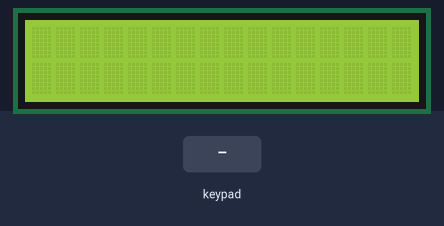
Simulated run of this sketch. Board: Arduino Uno, built with avr-gcc and run on an emulated ATmega328P. Shown: 16×2 character LCD. Inputs (shaded band) come from the test bench.

Above: at 1.2 s.
1.3 s: key 'U' pressed
At 2.0 s:
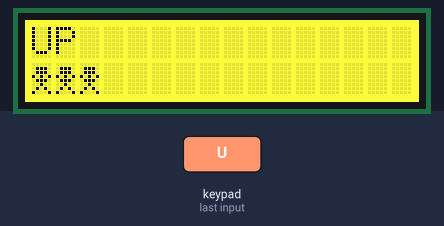
2.8 s: key 'D' pressed
At 3.1 s:
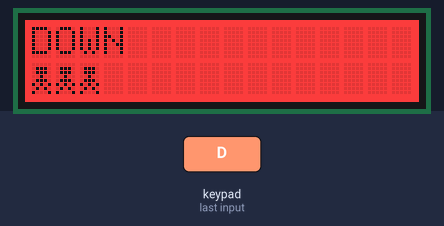
4.3 s: key 'L' pressed
At 5.5 s:
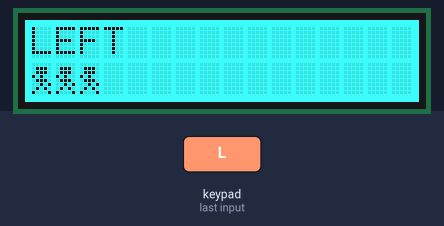
5.8 s: key 'R' pressed
At 6.7 s:
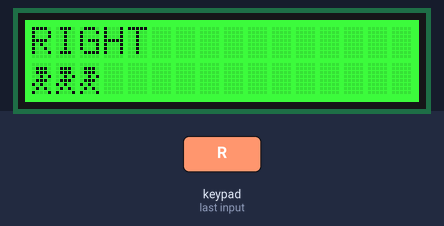
7.3 s: key 'S' pressed
At 7.8 s:
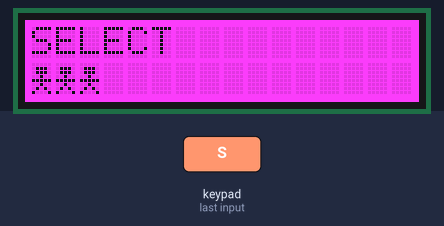
Timing chart, 0 to 9.8 s (numbered marks = the images above; inputs shaded):
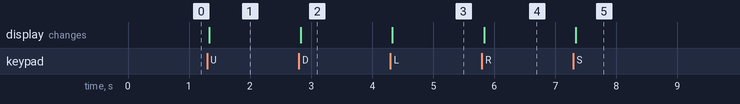

The sketch:

stick-figures.ino
```cpp
#include <Wire.h>
#include <Adafruit_RGBLCDShield.h>
#include <utility/Adafruit_MCP23017.h>
#include <string.h>

Adafruit_RGBLCDShield lcd = Adafruit_RGBLCDShield ();

#define RED 0x1
#define YELLOW 0x3
#define GREEN 0x2
#define TEAL 0x6
#define BLUE 0x4
#define VIOLET 0x5
#define WHITE 0x7

byte straightPerson1x0[] = { B00000, B01110, B01110, B00100, B11111, B00100, B01010, B10001 };
byte rightPerson1x1[] = { B00000, B01110, B01110, B00101, B01110, B10100, B01010, B10001 };
byte leftPerson1x2[] = { B00000, B01110, B01110, B10100, B01110, B00101, B01010, B10001 };
byte upPerson1x3[] = { B00000, B01110, B01110, B10101, B01110, B00100, B01010, B10001 };
byte downPerson1x4[] = { B00000, B01110, B01110, B00100, B01110, B10101, B01010, B10001 };

void setup() {
    Serial.begin(9600);
    lcd.begin(16,2);
}

void loop() {
  uint8_t buttons = lcd.readButtons();
  byte chosenPerson[8];

  if (buttons) {
    lcd.clear();
    lcd.setCursor(0,0);
    if (buttons & BUTTON_UP) {
      lcd.print("UP ");
      lcd.setBacklight(YELLOW);
      memmove(chosenPerson, upPerson1x3, 8);
    }
    if (buttons & BUTTON_DOWN) {
      lcd.print("DOWN ");
      lcd.setBacklight(RED);
      memmove(chosenPerson, downPerson1x4, 8);
    }
    if (buttons & BUTTON_LEFT) {
      lcd.print("LEFT ");
      lcd.setBacklight(TEAL);
      memmove(chosenPerson, leftPerson1x2, 8);
    }
    if (buttons & BUTTON_RIGHT) {
      lcd.print("RIGHT ");
      lcd.setBacklight(GREEN);
      memmove(chosenPerson, rightPerson1x1, 8);
    }
    if (buttons & BUTTON_SELECT) {
      lcd.print("SELECT ");
      lcd.setBacklight(VIOLET);
      memmove(chosenPerson, straightPerson1x0, 8);
    }
    lcd.createChar(0, chosenPerson);
    lcd.createChar(1, chosenPerson);
    lcd.createChar(2, chosenPerson);
    lcd.setCursor(0, 1);
    lcd.write(0);
    lcd.write(1);
    lcd.write(2);
  }
}
```

Measured:
- after the input at 1.3 s, the display: changes at once (image 1)
- after the input at 2.8 s, the display: changes at once (image 2)
- after the input at 4.3 s, the display: changes at once (image 3)
- after the input at 5.8 s, the display: changes at once (image 4)
- after the input at 7.3 s, the display: changes at once (image 5)
